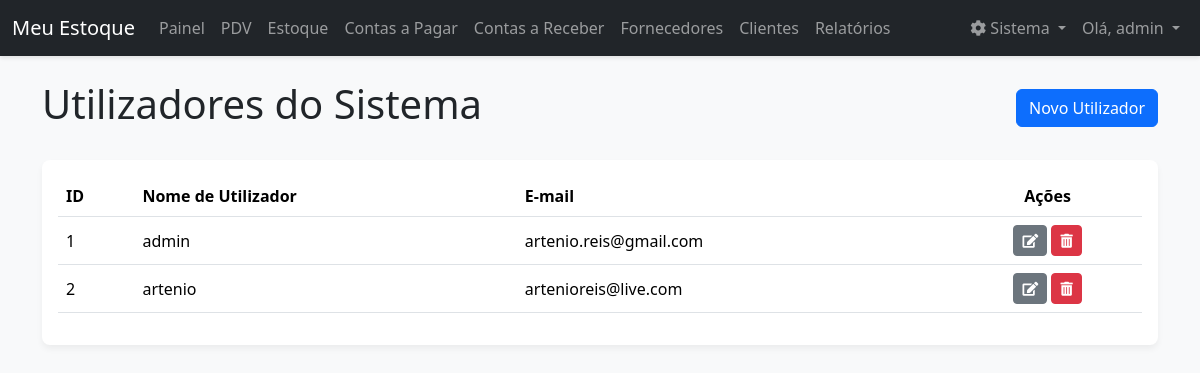
Before: /utilizadores (signed in) with the older database file.
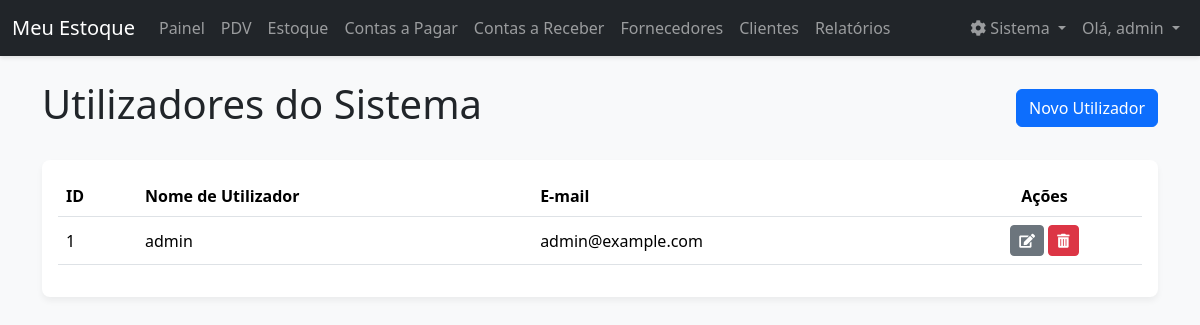
After: the same page with the newer database file.
### models.py (models this page shows, shortened)
class User(db.Model):
    __tablename__ = 'user'
    id = db.Column(db.Integer, primary_key=True)
    username = db.Column(db.String(80), unique=True, nullable=False)
    email = db.Column(db.String(120), unique=True, nullable=False)
    password_hash = db.Column(db.String(256), nullable=False)
    reset_token = db.Column(db.String(100), unique=True, nullable=True)
    reset_token_expiration = db.Column(db.DateTime, nullable=True)

### app.py (the view)
@app.route('/utilizadores')
@login_required
def listar_utilizadores():
    users = User.query.all()
    return render_template('utilizadores.html', users=users)

### app.py (called while the page is built)
@app.context_processor
def inject_datetime():
    return {'modules': {'datetime': datetime, 'date': date, 'timedelta': timedelta}}

def login_required(f):
    @wraps(f)
    def decorated_function(*args, **kwargs):
        if 'logged_in' not in session or 'user_id' not in session:
            session.clear()
            flash('A sua sessão é inválida. Por favor, faça login novamente.', 'warning')
            return redirect(url_for('login'))
        return f(*args, **kwargs)
    return decorated_function

### templates/utilizadores.html (shortened to what this page needs)
{% extends 'base.html' %}
{% block content %}
<div class="d-flex justify-content-between align-items-center mb-4">
    <h1>Utilizadores do Sistema</h1>
    <a href="{{ url_for('adicionar_utilizador') }}" class="btn btn-primary">Novo Utilizador</a>
</div>
<div class="card">
    <div class="card-body">
        <table class="table table-hover align-middle">
            <thead>
                <tr>
                    <th>ID</th>
                    <th>Nome de Utilizador</th>
                    <th>E-mail</th>
                    <th class="text-center">Ações</th>
                </tr>
            </thead>
            <tbody>
                {% for user in users %}
                <tr>
                    <td>{{ user.id }}</td>
                    <td>{{ user.username }}</td>
                    <td>{{ user.email }}</td>
                    <td class="text-center">
                        <a href="{{ url_for('editar_utilizador', id=user.id) }}" class="btn btn-secondary btn-sm" title="Editar"><i class="fas fa-edit"></i></a>
                        <button type="button" class="btn btn-danger btn-sm" data-bs-toggle="modal" data-bs-target="#confirmDeleteModal-{{ user.id }}" title="Excluir"><i class="fas fa-trash-alt"></i></button>
                    </td>
                </tr>
                {% endfor %}
            </tbody>
        </table>
    </div>
</div>
{% endblock %}

### templates/base.html (shortened to what this page needs)
<!doctype html>
<html lang="pt-br">
<head>
    <link href="https://cdn.jsdelivr.net/npm/bootstrap@5.3.3/dist/css/bootstrap.min.css" rel="stylesheet">
    <link rel="stylesheet" href="https://cdnjs.cloudflare.com/ajax/libs/font-awesome/5.15.4/css/all.min.css">
    <link rel="stylesheet" href="{{ url_for('static', filename='css/style.css') }}">
</head>
<body>
    <nav class="navbar navbar-expand-lg navbar-dark bg-dark">
        <div class="container-fluid">
            <a class="navbar-brand" href="{{ url_for('index') }}">Meu Estoque</a>
            <div class="collapse navbar-collapse" id="navbarNav">
                <ul class="navbar-nav me-auto mb-2 mb-lg-0">
                    <li class="nav-item"><a class="nav-link" href="{{ url_for('index') }}">Painel</a></li>
                    <li class="nav-item"><a class="nav-link" href="{{ url_for('pdv') }}">PDV</a></li>
                    <li class="nav-item"><a class="nav-link" href="{{ url_for('listar_produtos') }}">Estoque</a></li>
                    <li class="nav-item"><a class="nav-link" href="{{ url_for('listar_contas') }}">Contas a Pagar</a></li>
                    <li class="nav-item"><a class="nav-link" href="{{ url_for('listar_contas_receber') }}">Contas a Receber</a></li>
                    <li class="nav-item"><a class="nav-link" href="{{ url_for('listar_fornecedores') }}">Fornecedores</a></li>
                    <li class="nav-item"><a class="nav-link" href="{{ url_for('listar_clientes') }}">Clientes</a></li>
                    <li class="nav-item"><a class="nav-link" href="{{ url_for('relatorios') }}">Relatórios</a></li>
                </ul>
                <ul class="navbar-nav">
                    {% if session['logged_in'] %}
                    <li class="nav-item dropdown">
                        <a class="nav-link dropdown-toggle" href="#" id="navbarSystem" role="button" data-bs-toggle="dropdown" aria-expanded="false">
                            <i class="fas fa-cog"></i> Sistema
                        </a>
                    </li>
                    <li class="nav-item dropdown">
                        <a class="nav-link dropdown-toggle" href="#" id="navbarUser" role="button" data-bs-toggle="dropdown" aria-expanded="false">
                            Olá, {{ session['username'] }}
                        </a>
                    </li>
                    {% endif %}
                </ul>
            </div>
        </div>
    </nav>
    <main class="container mt-4">
        {% block content %}{% endblock %}
    </main>
</body>
</html>

Changed rows visible on the page:
removed User: id "2", username "artenio", email "artenioreis@live.com"
changed User "admin": email "artenio.reis@gmail.com" → "admin@example.com"
